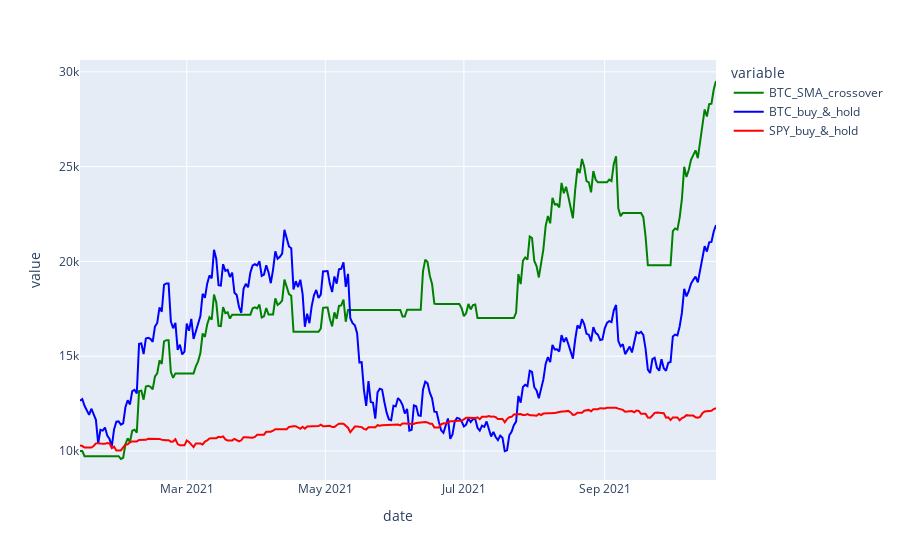

Here is the notebook cell this chart was saved with:
### Code cell
# New column for orders
crossover['order'] = 'buy'
crossunder['order'] = 'sell'


# Combine buys and sells into 1 data frame
orders = pd.concat([crossover[['BTC', 'order']], crossunder[['BTC','order']]]).sort_index()

# new dataframe with market data and orders merged
portfolio = pd.merge(data, orders, how='outer', left_index=True, right_index=True)
# "backtest" of our buy and hold strategies
portfolio['SPY_buy_&_hold'] = (portfolio['SPY_return'] + 1) * 10000
portfolio['BTC_buy_&_hold'] = (portfolio['BTC_return'] + 1) * 10000
# forward fill any missing data points in our buy & hold strategies 
# and forward fill BTC_daily_return for missing data points
portfolio[['BTC_buy_&_hold', 'SPY_buy_&_hold', 'BTC_daily_return',]] = \
                    portfolio[['BTC_buy_&_hold', 'SPY_buy_&_hold', 'BTC_daily_return']].ffill()
### Backtest of SMA crossover strategy
active_position = False
equity = 10000

# Iterate row by row of our historical data
for index, row in portfolio.iterrows():
    
    # change state of position
    if row['order'] == 'buy':
        active_position = True
    elif row['order'] == 'sell':
        active_position = False
    
    # update strategy equity
    if active_position:
        portfolio.loc[index, 'BTC_SMA_crossover'] = (row['BTC_daily_return'] + 1) * equity
        equity = portfolio.loc[index, 'BTC_SMA_crossover']
    else:
        portfolio.loc[index, 'BTC_SMA_crossover'] = equity
fig=px.line(portfolio[['BTC_SMA_crossover', 'BTC_buy_&_hold', 'SPY_buy_&_hold']], color_discrete_sequence=['green','blue', 'red'])

fig.show()

### Figure 1 — Plotly figure (JSON) as saved in the notebook; plotly's stock layout.template omitted (floating-point values rounded to 4 significant figures; data arrays with more than 128 entries replaced by an {"elided": "..."} marker saying what was removed)
{"data": [{"hovertemplate": "variable=BTC_SMA_crossover<br>date=%{x}<br>value=%{y}<extra></extra>", "legendgroup": "BTC_SMA_crossover", "line": {"color": "green", "dash": "solid"}, "marker": {"symbol": "circle"}, "mode": "lines", "name": "BTC_SMA_crossover", "orientation": "v", "showlegend": true, "type": "scatter", "x": {"elided": "281 str values"}, "xaxis": "x", "y": {"elided": "281 float values"}, "yaxis": "y"}, {"hovertemplate": "variable=BTC_buy_&_hold<br>date=%{x}<br>value=%{y}<extra></extra>", "legendgroup": "BTC_buy_&_hold", "line": {"color": "blue", "dash": "solid"}, "marker": {"symbol": "circle"}, "mode": "lines", "name": "BTC_buy_&_hold", "orientation": "v", "showlegend": true, "type": "scatter", "x": {"elided": "281 str values"}, "xaxis": "x", "y": {"elided": "281 float values"}, "yaxis": "y"}, {"hovertemplate": "variable=SPY_buy_&_hold<br>date=%{x}<br>value=%{y}<extra></extra>", "legendgroup": "SPY_buy_&_hold", "line": {"color": "red", "dash": "solid"}, "marker": {"symbol": "circle"}, "mode": "lines", "name": "SPY_buy_&_hold", "orientation": "v", "showlegend": true, "type": "scatter", "x": {"elided": "281 str values"}, "xaxis": "x", "y": {"elided": "281 float values"}, "yaxis": "y"}], "layout": {"legend": {"title": {"text": "variable"}, "tracegroupgap": 0}, "margin": {"t": 60}, "xaxis": {"anchor": "y", "domain": [0, 1], "title": {"text": "date"}}, "yaxis": {"anchor": "x", "domain": [0, 1], "title": {"text": "value"}}}}
